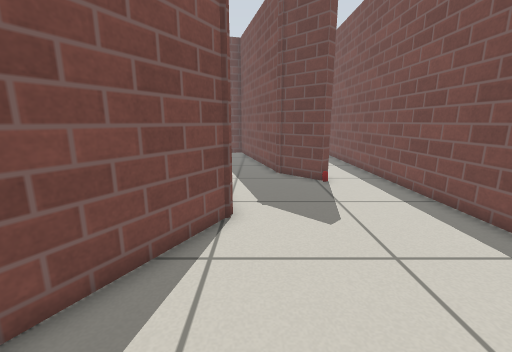
View 1 (above)

16 first-person views from a walk through a robot-simulator world made for Gazebo. The camera is 0.72 m above the floor, tilts 12° down and sees 90° across. Floor lines are 1 m apart. The floor is counted in squares, 0.25 m on a side. Each view is taken from the middle of a square. On the plan, view 1 faces up. The plan holds only what a view shows up to about 19 squares ahead; the rest is blank. The place goes on beyond the plan. Simple patterns stand in for the simulator's built-in surfaces.

View 2
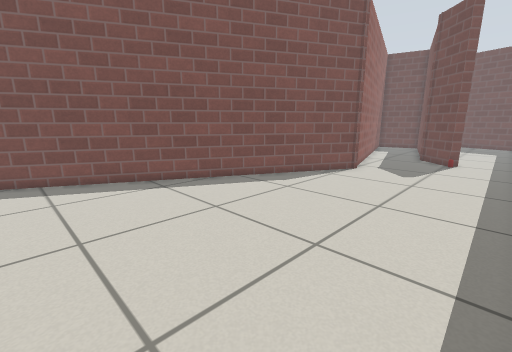

View 3
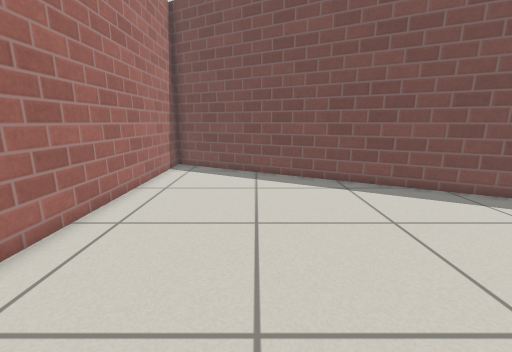

View 4
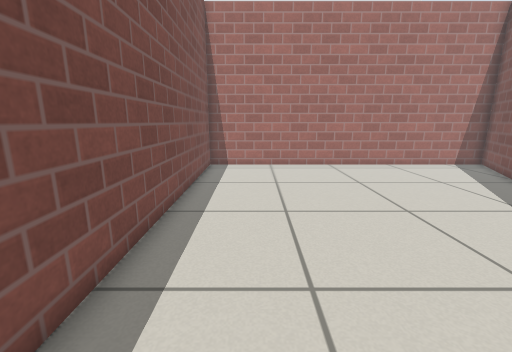

View 5
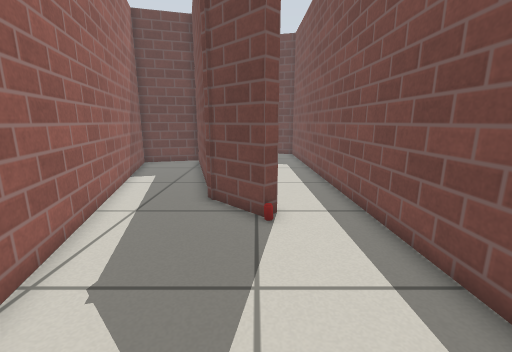

View 6
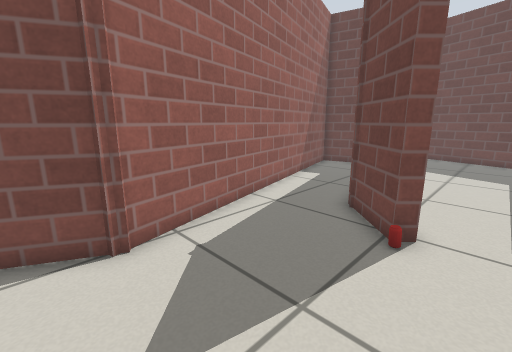

View 7
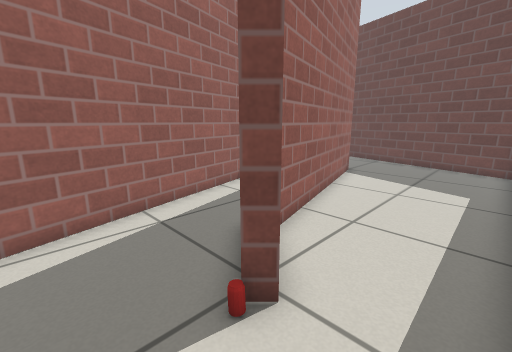

View 8
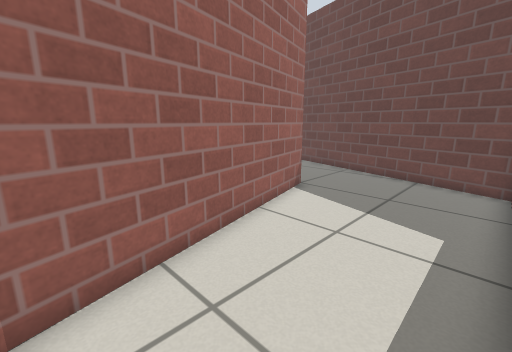

View 9
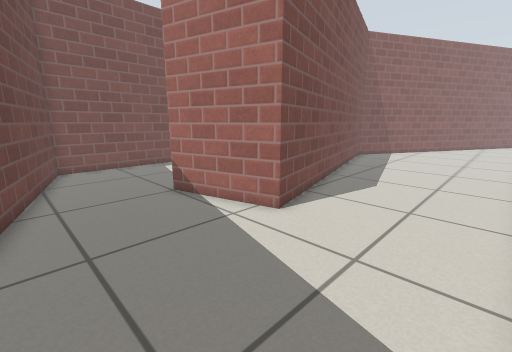

View 10
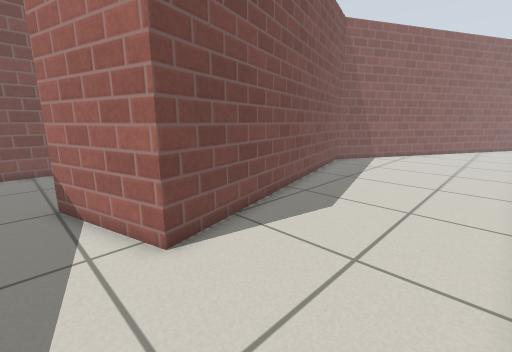

View 11
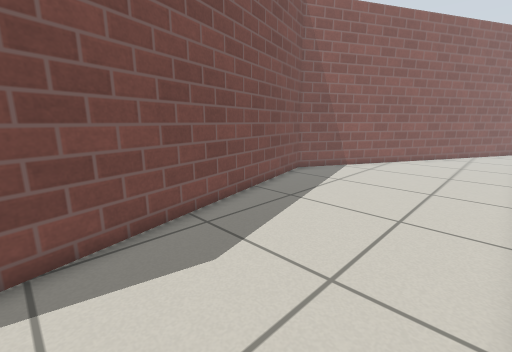

View 12
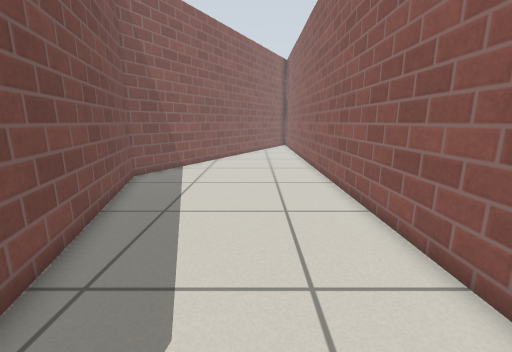

View 13
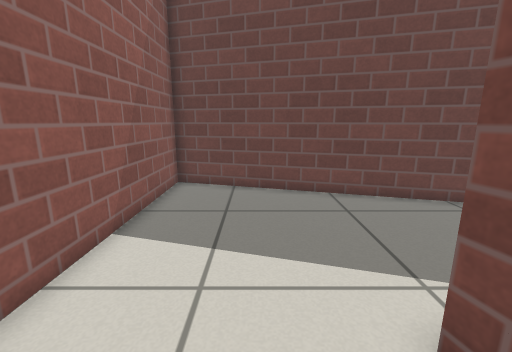

View 14
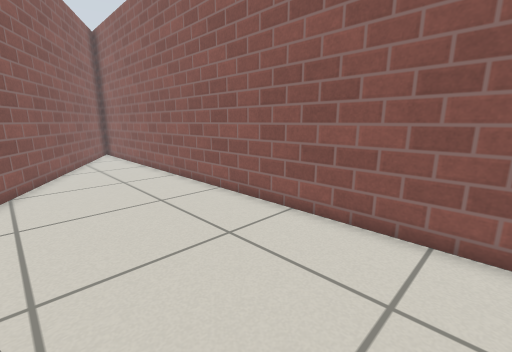

View 15
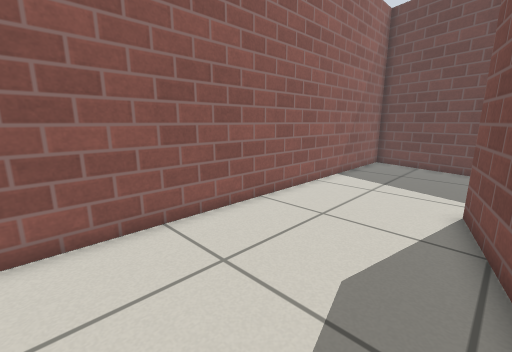

View 16
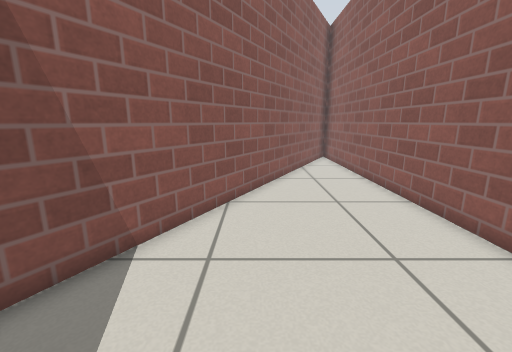

### Floor plan
Ten units are one square. View 1 is at (0, 0); x grows to the right and y downward. Boxes are objects, and circles mark ways between rooms. Rooms are numbered by the first view taken in them; rooms with no view inside come last. Other rooms are left out.
<svg viewBox="-123 -336 199 464">
<path fill="none" stroke="#000" d="M-7 -78 -115 123 71 123 68 -27M67 -63 65 -145M37 -128 33 -124 11 -146M12 -148 -13 -242 -50 -232 -8 -77M-9 -249 18 -146M65 -145 63 -280 -4 -299M-4 -299 -118 -331 -117 102M-110 102 -15 -76 -58 -236 -9 -249"/>
<circle cx="50" cy="-140" r="3" fill="#2a7"/>
<circle cx="-15" cy="-275" r="3" fill="#2a7"/>
<text x="0" y="-10">1</text>
<text x="30" y="-220">2</text>
<text x="-80" y="-140">3</text>
</svg>
Room 1 opens to room 2. Room 2 opens to room 3.

Where each view was taken, in squares from view 1:
view 1: 0 up, 0 right, facing up
view 2: 8 down, 6 right, facing up-left
view 3: 7 down, 6 right, facing left
view 4: 5 up, 4 right, facing down
view 5: 5 up, 3 right, facing up
view 6: 6 up, 5 right, facing up-left
view 7: 10 up, 6 right, facing up-left
view 8: 15 up, 6 right, facing up-left
view 9: 30 up, 11 left, facing down-right
view 10: 26 up, 11 left, facing down-right
view 11: 21 up, 11 left, facing down-right
view 12: 21 up, 8 left, facing down
view 13: 21 up, 8 left, facing up
view 14: 14 up, 5 left, facing down-left
view 15: 14 up, 5 left, facing up-left
view 16: 10 up, 6 left, facing down
